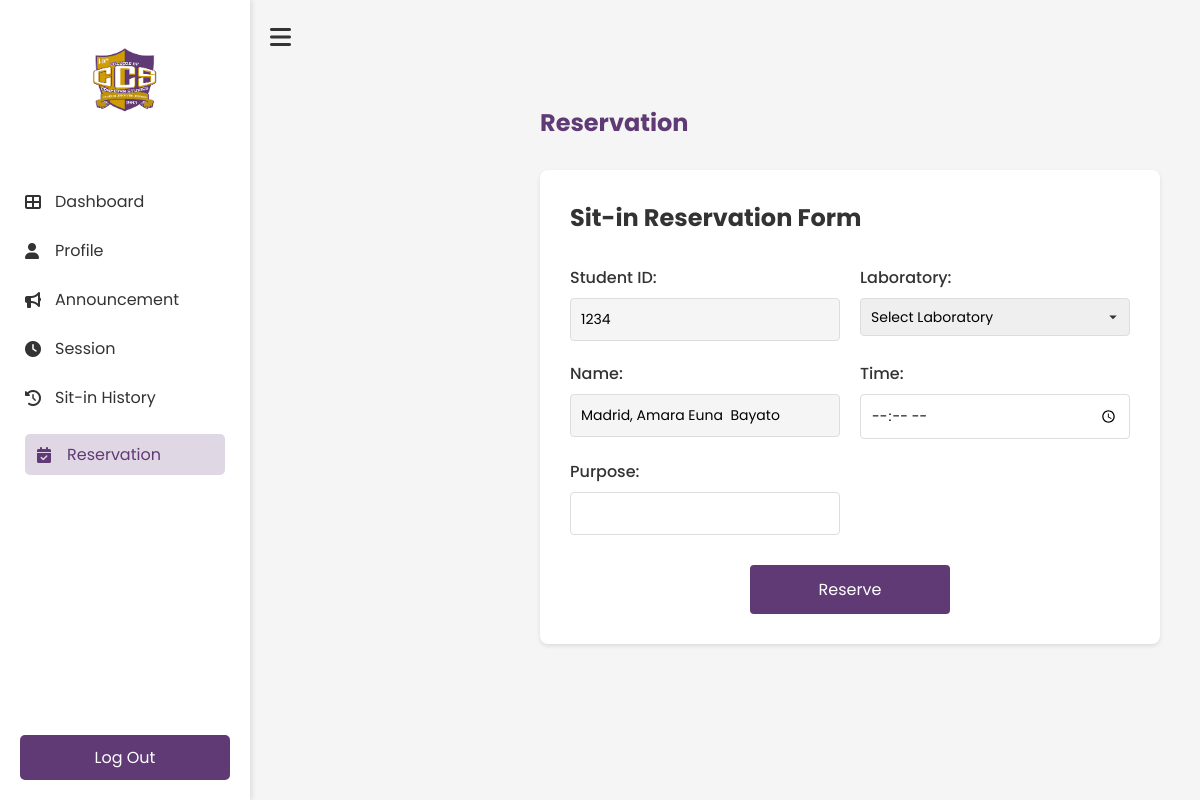
Page /Reservation (signed in) on the earlier database version.
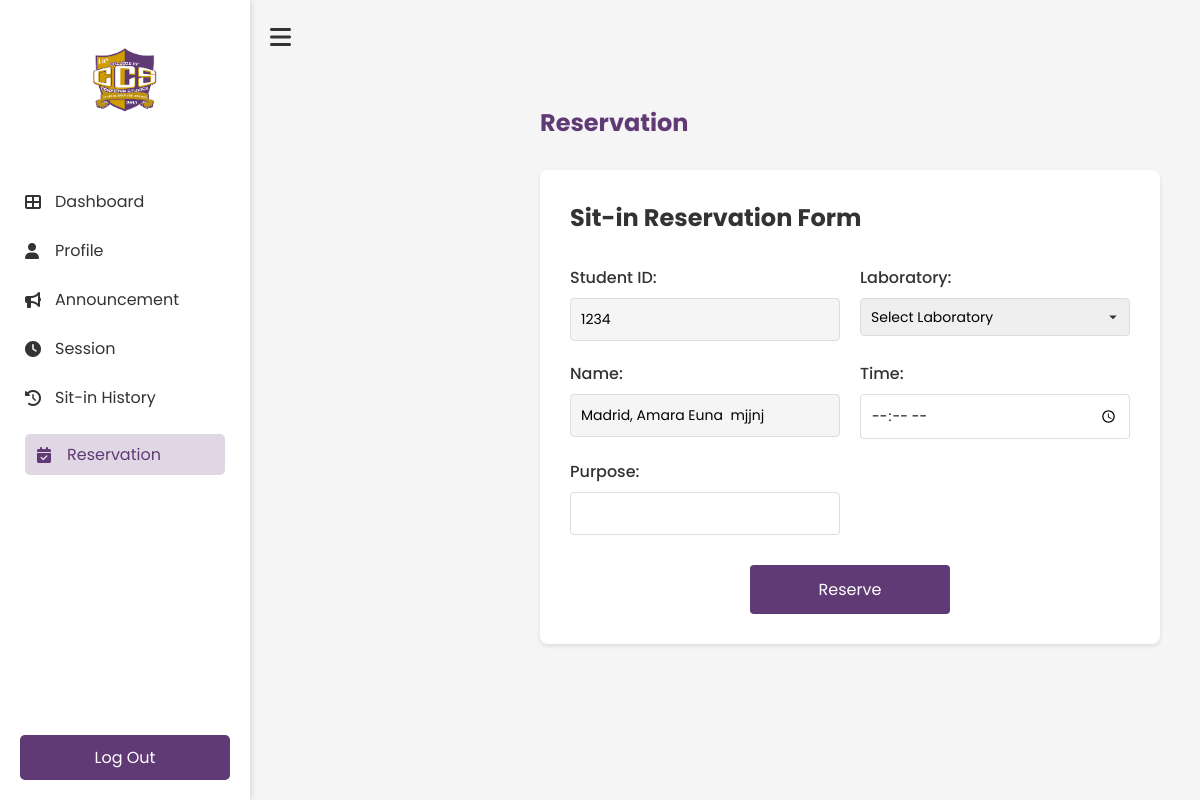
Same page on the later database version.
### tables this page shows
CREATE TABLE users(
idno integer primary key,
lastname text not null,
firstname text not null,
middlename text,
course text not null,
year_level integer not null,
email text unique not null,
username text unique not null,
password text not null, sessions TEXT DEFAULT NULL, address text, photo text);

### app.py (the view, shortened to what this page needs)
@app.route('/Reservation', methods=['GET', 'POST'])
def Reservation():
    print(f"Reservation route - Session contents: {session}")
    if 'username' not in session:
        return redirect(url_for('login'))
    if 'student_id' not in session:
        print("No student_id in session!")
        flash("Please log in again.", "error")
        return redirect(url_for('login'))
    conn = sqlite3.connect('users.db')
    cursor = conn.cursor()
    try:
        cursor.execute("SELECT idno, firstname, middlename, lastname, sessions FROM users WHERE idno = ?", (session['student_id'],))
        user = cursor.fetchone()
        print(f"Found user: {user}")
        if user:
            user_data = {
                "idno": user[0],
                "firstname": user[1],
                "middlename": user[2] if user[2] else '',
                "lastname": user[3],
                "sessions": user[4] if user[4] else 0
            }
        else:
            user_data = None
            print("No user found with student_id:", session['student_id'])
    except Exception as e:
        print(f"Error in database query: {e}")
        user_data = None
    conn.close()
    return render_template('student/reservation.html', user=user_data)

### templates/student/reservation.html (shortened to what this page needs)
<!DOCTYPE html>
<html lang="en">
<head>
    <link rel="stylesheet" href="{{ url_for('static', filename='student/reservation.css') }}">
    <link rel="stylesheet" href="https://cdnjs.cloudflare.com/ajax/libs/font-awesome/6.0.0-beta3/css/all.min.css">
<body>
    <div class="reservation-container">
        <nav class="sidebar" id="sidebar">
            <div class="logo-container">
                <img src="{{ url_for('static', filename='images/ccs.png') }}" alt="ccs logo" class="logo">
            </div>
            <ul class="nav-links">
                <li><a href="{{ url_for('Dashboard') }}"><i class="fas fa-th-large"></i>Dashboard</a></li>
                <li><a href="{{ url_for('Profile') }}"><i class="fas fa-user"></i>Profile</a></li>
                <li><a href="{{ url_for('Announcement') }}"><i class="fas fa-bullhorn"></i>Announcement</a></li>
                <li><a href="{{ url_for('Session') }}"><i class="fas fa-clock"></i>Session</a></li>
                <li><a href="{{ url_for('History') }}"><i class="fas fa-history"></i>Sit-in History</a></li>
                <li><a href="{{ url_for('Reservation') }}" class="active"><i class="fas fa-calendar-check"></i>Reservation</a></li>
            </ul>
            <div class="logout-section">
                <a href="{{ url_for('logout') }}" class="logout-btn"></i>Log Out</a>
            </div>
        </nav>
        <div class="main-content">
            <div class="top-bar">
                <button id="sidebar-toggle" class="hamburger-btn"><i class="fas fa-bars"></i></button>
            </div>
            <div class="main-content">
                <h1>Reservation</h1>
                <div class="form-card">
                    <h2>Sit-in Reservation Form</h2>
                    <form class="reservation-form" method="POST" action="{{ url_for('Reservation') }}">
                        <div class="form-group-row">
                            <div class="form-group">
                                <label for="student_id">Student ID:</label>
                                <input type="text" id="student_id" name="student_id" value="{{ user['idno'] }}" readonly>
                            </div>
                            <div class="form-group">
                                <label for="lab">Laboratory:</label>
                                <select id="lab" name="lab" required>
                                    <option value="" disabled selected>Select Laboratory</option>
                                </select>
                            </div>
                        </div>
                        <div class="form-group-row">
                            <div class="form-group">
                                <label for="name">Name:</label>
                                <input type="text" id="name" name="name" value="{{ user['lastname'] }}, {{ user['firstname'] }} {{ user['middlename'] if user['middlename'] else '' }}" readonly>
                            </div>
                            <div class="form-group">
                                <label for="time_in">Time:</label>
                                <input type="time" id="time_in" name="time_in" required>
                            </div>
                        </div>
                        <div class="form-group-row">
                            <div class="form-group">
                                <label for="purpose">Purpose:</label>
                                <input type="text" id="purpose" name="purpose" required>
                            </div>
                            <div class="form-group">
                            </div>
                        </div>
                        <button type="submit" class="reserve-btn">Reserve</button>
                    </form>
                </div>
            </div>
        </div>
    </div>
</body>
</html>

Differences in the rows shown:
changed users id 1234: name "Madrid, Amara Euna Bayato" → "Madrid, Amara Euna mjjnj"
